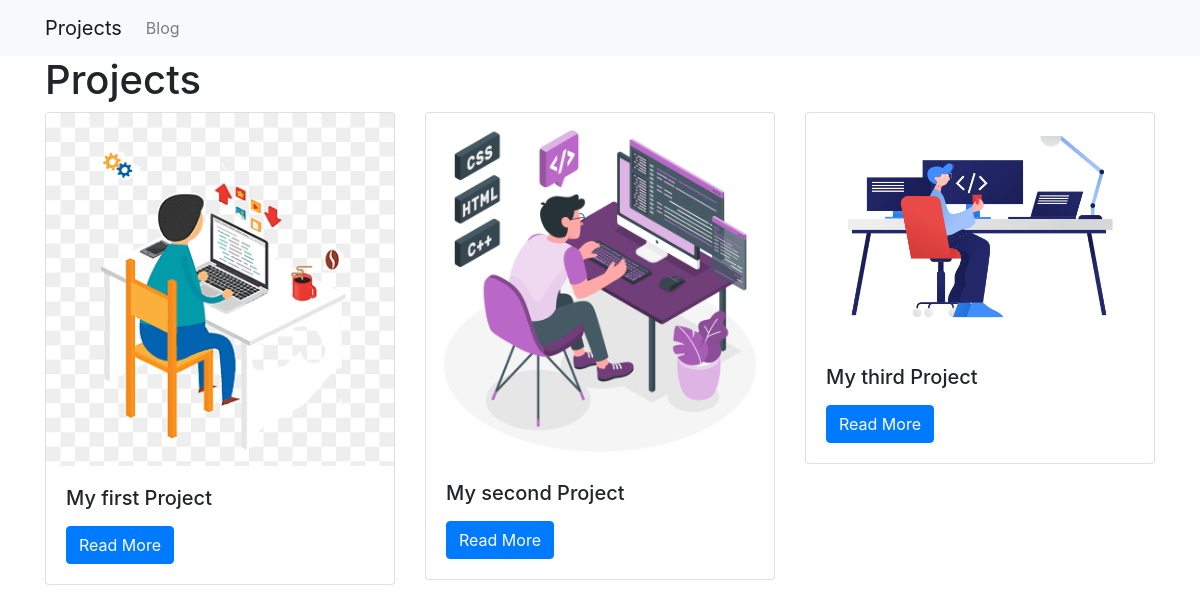
The page / on the database its author committed.
### panda/models.py (models this page shows)
class Project(models.Model):
    title = models.CharField(max_length=100)
    description = models.TextField()
    technology = models.CharField(max_length=20)
    image = models.FilePathField(path="\img")

### panda/views.py (the view)
# urls.py: path("",views.project_index, name="project_index"),
def project_index(request):
    panda = Project.objects.all()
    context = {
        'panda': panda
    }
    return render(request, 'project_index.html', context)

### panda/template/project_index.html (shortened to what this page needs)
{% extends "base.html" %}
{% load static %}
{% block page_content %}
<h1>Projects</h1>
<div class="row">
{% for Project in panda %}
    <div class="col-md-4">
        <div class="card mb-2">
            <img class="card-img-top" src="{% static Project.image %}">
            <div class="card-body">
                <h5 class="card-title">{{Project.title}}</h5>
                <a href="{% url 'project_detail' Project.pk %}"
                   class="btn btn-primary">
                    Read More
                </a>
            </div>
        </div>
    </div>
{% endfor %}
</div>
{% endblock %}

### panda/template/base.html (shortened to what this page needs)
{% load static %}
<link rel="stylesheet" href="https://stackpath.bootstrapcdn.com/bootstrap/4.1.3/css/bootstrap.min.css">
<nav class="navbar navbar-expand-lg navbar-light bg-light">
    <div class="container">
        <a class="navbar-brand" href="{% url 'project_index' %}">Projects</a>
        <div class="collapse navbar-collapse" id="navbarSupportedContent">
          <ul class="navbar-nav mr-auto">
            <li class="nav-item">
               <a class="nav-link" href="{% url 'blog_index' %}">Blog</a>
            </li>
          </ul>
        </div>
    </div>
</nav>
<div class="container">
  {% block page_content %}{% endblock %}
</div>

### rows shown on the page
Project: title "My first Project"
Project: title "My second Project"
Project: title "My third Project"
